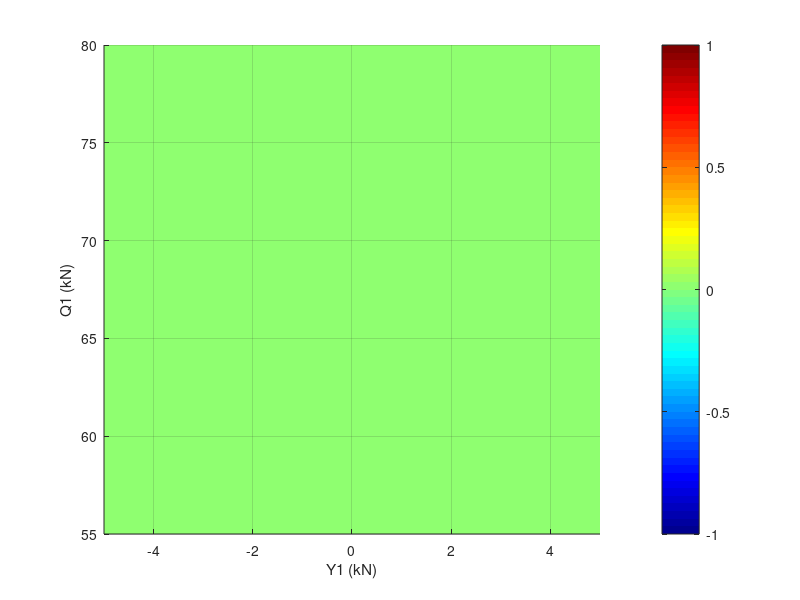
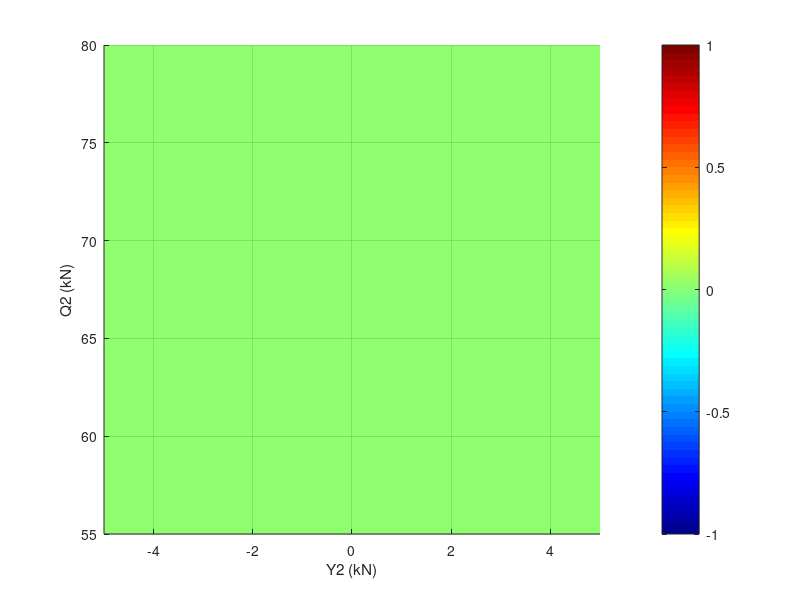

Write MATLAB code to recreate these figures, in order.
start_tic = tic;
close all;
set(0,'DefaultFigureWindowStyle','docked');

listing = dir('rainflow\*.mat');
listing = {listing.name}';

Qedge = 0:0.5:120;
Yedge = -30:0.25:30;
[Y, Q] = meshgrid(Yedge, Qedge);

QYsum = zeros(length(Qedge), length(Yedge), 2);
for j = 1:length(listing)
    load(['rainflow\', listing{j}]);
    
    QYsum = QYsum + QY;
end
QYsum(QYsum < 1e-5) = 0;

for i = 1:2
    figure(i)
    ax = gca;
    hold(ax, 'on');
    grid(ax, 'on');
    
    [~,h] = contourf(Y, Q, QYsum(:,:,i));
%     h.LineWidth = 2;
%     h.ShowText = 'on';
    
    colormap('jet');
    colorbar;
    
    xlim([-5 5]);
    ylim([55 80]);
    xlabel(['Y', num2str(i), ' (kN)']);
    ylabel(['Q', num2str(i), ' (kN)']);
end

set(0,'DefaultFigureWindowStyle','normal');
fprintf('%s elapsed: %f s\n', mfilename, toc(start_tic));